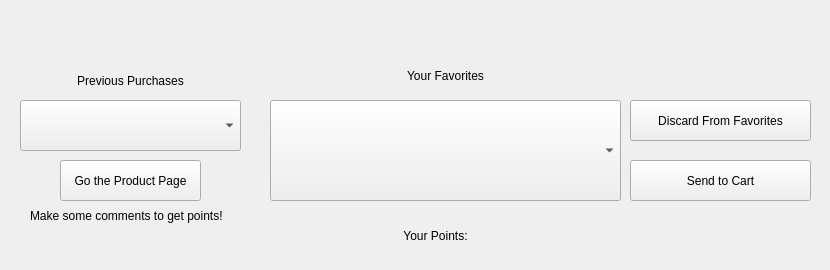
      <widget class="QWidget" name="profilePage">
       <widget class="QLabel" name="welcomeLabel">
        <property name="geometry">
         <rect>
          <x>30</x>
          <y>0</y>
          <width>791</width>
          <height>61</height>
         </rect>
        </property>
        <property name="styleSheet">
         <string notr="true">font: 26pt &quot;Times New Roman&quot;;</string>
        </property>
        <property name="text">
         <string/>
        </property>
        <property name="alignment">
         <set>Qt::AlignCenter</set>
        </property>
       </widget>
       <widget class="QComboBox" name="favoritesComboBox">
        <property name="geometry">
         <rect>
          <x>270</x>
          <y>100</y>
          <width>351</width>
          <height>101</height>
         </rect>
        </property>
        <property name="styleSheet">
         <string notr="true">font: 12pt &quot;Times New Roman&quot;;</string>
        </property>
        <property name="maxVisibleItems">
         <number>3</number>
        </property>
        <property name="sizeAdjustPolicy">
         <enum>QComboBox::AdjustToMinimumContentsLengthWithIcon</enum>
        </property>
        <property name="iconSize">
         <size>
          <width>80</width>
          <height>80</height>
         </size>
        </property>
       </widget>
       <widget class="QLabel" name="label_8">
        <property name="geometry">
         <rect>
          <x>270</x>
          <y>60</y>
          <width>351</width>
          <height>31</height>
         </rect>
        </property>
        <property name="styleSheet">
         <string notr="true">font: 16pt &quot;Times New Roman&quot;;</string>
        </property>
        <property name="text">
         <string>Your Favorites</string>
        </property>
        <property name="alignment">
         <set>Qt::AlignCenter</set>
        </property>
       </widget>
       <widget class="QPushButton" name="discardButton">
        <property name="geometry">
         <rect>
          <x>630</x>
          <y>100</y>
          <width>181</width>
          <height>41</height>
         </rect>
        </property>
        <property name="text">
         <string>Discard From Favorites</string>
        </property>
       </widget>
       <widget class="QPushButton" name="sendFavoriteToCartButton">
        <property name="geometry">
         <rect>
          <x>630</x>
          <y>160</y>
          <width>181</width>
          <height>41</height>
         </rect>
        </property>
        <property name="text">
         <string>Send to Cart</string>
        </property>
       </widget>
       <widget class="QLabel" name="pointsLabel">
        <property name="geometry">
         <rect>
          <x>270</x>
          <y>210</y>
          <width>331</width>
          <height>51</height>
         </rect>
        </property>
        <property name="styleSheet">
         <string notr="true">font: 16pt &quot;Times New Roman&quot;;</string>
        </property>
        <property name="text">
         <string>Your Points:</string>
        </property>
        <property name="alignment">
         <set>Qt::AlignCenter</set>
        </property>
       </widget>
       <widget class="QComboBox" name="prevOrderComboBox">
        <property name="geometry">
         <rect>
          <x>20</x>
          <y>100</y>
          <width>221</width>
          <height>51</height>
         </rect>
        </property>
       </widget>
       <widget class="QLabel" name="label_13">
        <property name="geometry">
         <rect>
          <x>50</x>
          <y>70</y>
          <width>161</width>
          <height>21</height>
         </rect>
        </property>
        <property name="styleSheet">
         <string notr="true">font: 12pt &quot;Times New Roman&quot;;</string>
        </property>
        <property name="text">
         <string>Previous Purchases</string>
        </property>
        <property name="alignment">
         <set>Qt::AlignCenter</set>
        </property>
       </widget>
       <widget class="QPushButton" name="prevOrderToProduct">
        <property name="geometry">
         <rect>
          <x>60</x>
          <y>160</y>
          <width>141</width>
          <height>41</height>
         </rect>
        </property>
        <property name="text">
         <string>Go the Product Page</string>
        </property>
       </widget>
       <widget class="QLabel" name="label_14">
        <property name="geometry">
         <rect>
          <x>30</x>
          <y>190</y>
          <width>211</width>
          <height>51</height>
         </rect>
        </property>
        <property name="text">
         <string>Make some comments to get points!</string>
        </property>
       </widget>
      </widget>
